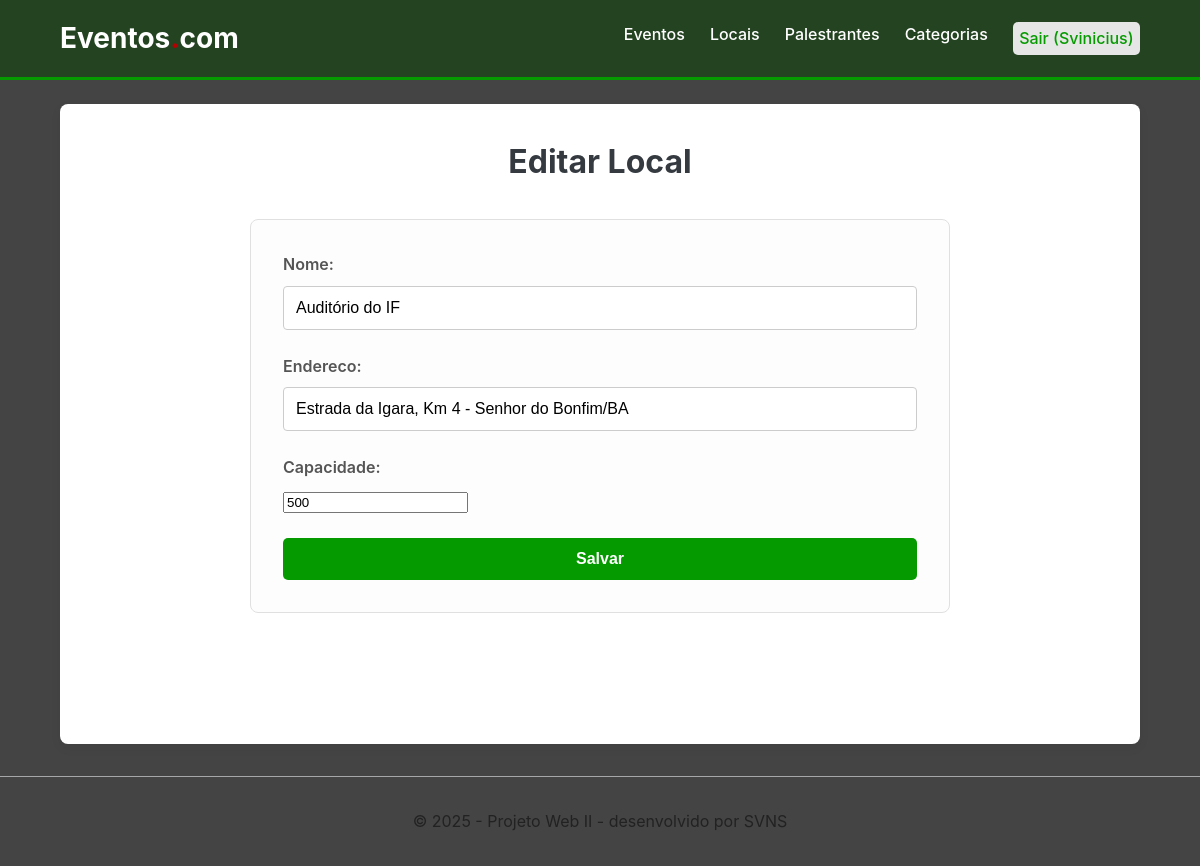
Page /local/1/editar/ (signed in) on the committed database.
### projeto_webII_app/models.py (models this page shows, shortened)
class Local(models.Model):
    nome = models.CharField(max_length=150)
    endereco = models.CharField(max_length=300)
    capacidade = models.PositiveIntegerField(default=0)

### projeto_webII_app/views.py (the view)
# urls.py: path('local/<int:id>/editar/', views.atualizarLocal, name='atualizarLocal'),
@login_required
def atualizarLocal(request, id):
    local = get_object_or_404(Local, pk=id)
    form = FormularioLocal(request.POST or None, instance=local)
    if form.is_valid():
        form.save()
        return redirect('listarLocais')
    return render(request, 'app/formularioGenerico.html', {'form': form, 'tipo': 'Editar Local'})

### projeto_webII_app/forms.py
class FormularioLocal(forms.ModelForm):
    class Meta:
        model = Local
        fields = '__all__'

### projeto_webII_app/templates/app/formularioGenerico.html (shortened to what this page needs)
{% extends 'app/base.html' %}
{% block content %}
    <h1>{{ tipo }}</h1>
    {% if 'Palestrante' in tipo %}
        <form method="post" enctype="multipart/form-data" class="form-styled">
    {% else %}
        <form method="post" class="form-styled">
    {% endif %}
        {{ form.as_p }}
        <button type="submit">Salvar</button>
    </form>
{% endblock %}

### projeto_webII_app/templates/app/base.html (shortened to what this page needs)
{% load static %}
<!DOCTYPE html>
<html lang="pt-br">
<head>
    <link rel="stylesheet" href="{% static 'css/style.css' %}">
</head>
<body>
    <header class="navbar">
        <div class="container">
            <a href="{% url 'listarEventos' %}" class="logo">Eventos<span>.</span>com</a>
            <nav>
                <ul>
                    <li><a href="{% url 'listarEventos' %}">Eventos</a></li>
                    <li><a href="{% url 'listarLocais' %}">Locais</a></li>
                    <li><a href="{% url 'listarPalestrantes' %}">Palestrantes</a></li>
                    <li><a href="{% url 'listarCatEventos' %}">Categorias</a></li>
                    {% if user.is_authenticated %}
                        <li>
                            <form method="post" action="{% url 'logout' %}" id="logout-form">
                                <button type="submit" class="logout-button">Sair ({{ user.username }})</button>
                            </form>
                        </li>
                    {% else %}
                        <li><a href="{% url 'login' %}">Login</a></li>
                    {% endif %}
                </ul>
            </nav>
        </div>
    </header>
    <main class="container">
        {% block content %}
        {% endblock %}
    </main>
    <footer class="footer">
        <p>&copy; 2025 - Projeto Web II - desenvolvido por SVNS</p>
    </footer>
</body>
</html>

### projeto_webII_app/static/css/style.css (style rules this page uses)
*, *:before, *:after { box-sizing: border-box; }
body, h1, h2, h3, h4, p, ul, li, form, figure { margin: 0; padding: 0; }
body { font-family: -apple-system, BlinkMacSystemFont, "Segoe UI", Roboto, Helvetica, Arial, sans-serif; line-height: 1.6; background-color: #444444; color: #333; }
a { color: #059b00; text-decoration: none; }
.container { width: 90%; max-width: 1200px; margin-left: auto; margin-right: auto; }
.navbar { background-color: #244421; color: white; padding: 1rem 0; border-bottom: 3px solid #059b00; }
.navbar .container { display: flex; justify-content: space-between; align-items: center; }
.navbar nav ul { list-style: none; display: flex; }
.navbar nav li { margin-left: 25px; }
.navbar nav a { color: white; text-decoration: none; font-weight: 500; transition: color 0.2s ease-in-out; }
.logout-button { background: rgb(230, 230, 230); border: none; border-radius: 5px; padding: 0.4rem; cursor: pointer; color: #059b00; font-family: inherit; font-size: inherit; font-weight: 500; text-decoration: none; transition: color 0.2s ease-in-out; }
main.container { padding: 2rem; background-color: #ffffff; min-height: 80vh; margin-top: 1.5rem; margin-bottom: 1.5rem; border-radius: 8px; box-shadow: 0 4px 12px rgba(0, 0, 0, 0.05); }
.footer { text-align: center; padding: 2rem 0; margin-top: 2rem; color: #222; border-top: 1px solid #a6a7a8; }
.form-styled { background: #fdfdfd; padding: 2rem; border-radius: 8px; border: 1px solid #e0e0e0; max-width: 700px; margin: 2rem auto; }
.form-styled h2, h1 { text-align: center; margin-bottom: 1.5rem; color: #343a40; }
.form-styled p { margin-bottom: 1.5rem; }
.form-styled label { display: block; margin-bottom: 0.5rem; font-weight: 600; color: #555; }
.form-styled input[type="text"], .form-styled input[type="password"], .form-styled input[type="email"], .form-styled input[type="datetime-local"], .form-styled input[type="file"], .form-styled textarea, .form-styled select { width: 100%; padding: 0.75rem; border: 1px solid #ccc; border-radius: 4px; font-size: 1rem; transition: border-color 0.2s, box-shadow 0.2s; }
button, .btn { display: inline-block; padding: 0.75rem 1.25rem; border: none; border-radius: 5px; cursor: pointer; font-size: 1rem; font-weight: 600; text-decoration: none; transition: background-color 0.2s, transform 0.1s; }
.form-styled button[type="submit"] { width: 100%; background-color: #059b00; color: white; }

### rows in the picture
Local: nome "Auditório do IF", endereco "Estrada da Igara, Km 4 - Senhor do Bonfim/BA", capacidade "500"

### other values in the picture
{{ user.username }} "Svinicius"
{{ tipo }} "Editar Local"
